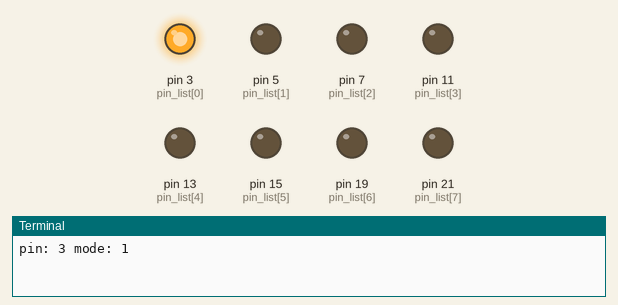
Recording of a program running on a simulated Raspberry Pi (header pin numbers). Parts: output pins drawn as LEDs (lit = HIGH), the last lines printed to the terminal. At 8.0 s the program stops and its outputs stay as they are.

Above: at 0.1 s.
At 1.1 s:
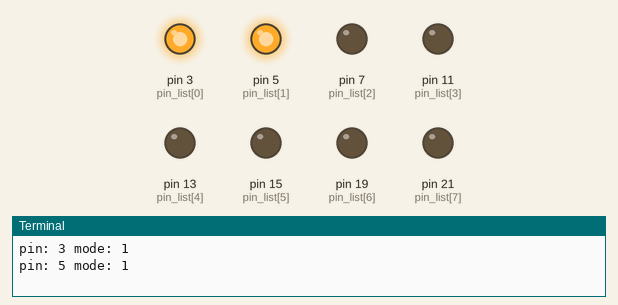
At 2.1 s:
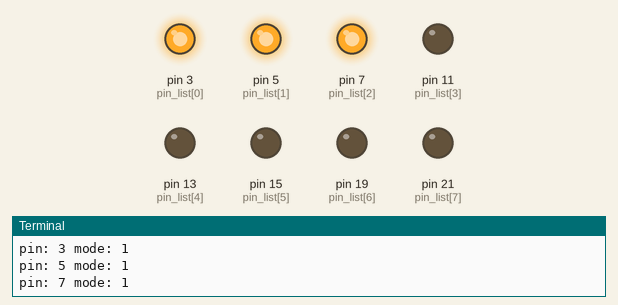
At 3.1 s:
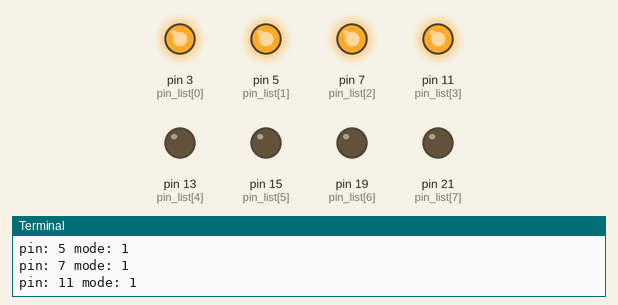
At 5.1 s:
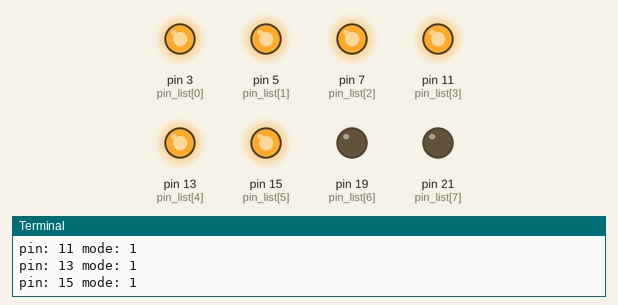
At 7.1 s:
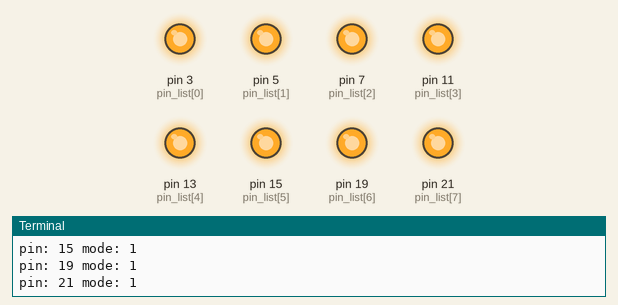
Timing chart, 0 to 8.6 s (numbered marks = the images above):
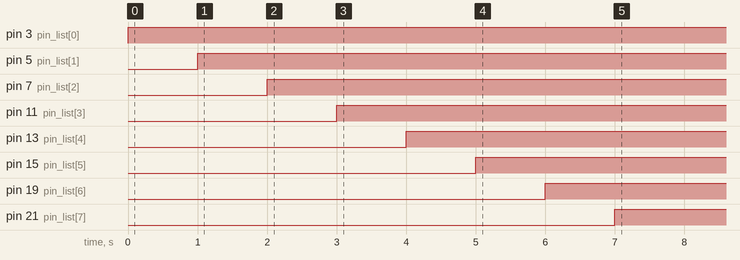

The program:

testGPIO.py
```python
#!/usr/bin/python
# coding=utf-8
import time
import RPi.GPIO as GPIO
# Power is 5V(pin 2) and GND is pin6 pin_list = [3, 5, 7, 11, 13, 15, 19, 21] p$
#[11, 13]
pin_list = [3,5,7,11,13,15,19,21]
GPIO.setmode(GPIO.BOARD)
for pin in pin_list:
    GPIO.setup(pin, GPIO.OUT)

def trigger_pins(mode=GPIO.LOW, delay=0):
    for pin in pin_list:
        print 'pin: ' + str(pin) + ' mode: ' + str(mode)
        GPIO.output(pin, mode)
        time.sleep(delay)

trigger_pins(mode=GPIO.HIGH, delay=1)
```

Measured:
- by itself, pin 3 (pin_list[0]): LOW → HIGH at 0.00 s
- by itself, pin 5 (pin_list[1]): LOW → HIGH at 1.0 s
- by itself, pin 7 (pin_list[2]): LOW → HIGH at 2.0 s
- by itself, pin 11 (pin_list[3]): LOW → HIGH at 3.0 s
- by itself, pin 13 (pin_list[4]): LOW → HIGH at 4.0 s
- by itself, pin 15 (pin_list[5]): LOW → HIGH at 5.0 s
- by itself, pin 19 (pin_list[6]): LOW → HIGH at 6.0 s
- by itself, pin 21 (pin_list[7]): LOW → HIGH at 7.0 s
